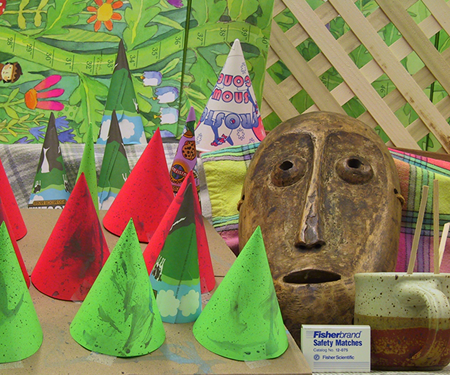
%> input picture image/im2.png, 450 x 375 px
$ octave PART2.m   (GNU Octave 9; MATLAB toolbox functions it lacks are replaced by stand-ins)
%> lines starting %> are read from the running program, lines starting %| are printed output that depends on the picture
clear;
clc;
addpath('.\Assignment2_A0186492R_YaoYuan\GCMex')
addpath('.\Assignment2_A0186492R_YaoYuan\image')

img_l=double(imread('.\Assignment2_A0186492R_YaoYuan\image\im2.png'));
img_r=double(imread('.\Assignment2_A0186492R_YaoYuan\image\im6.png'));
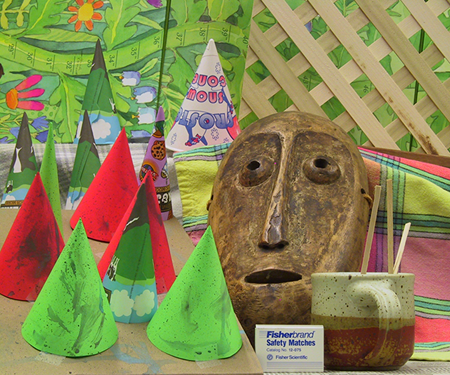
%> input picture image/im6.png, 450 x 375 px
gt=rgb2gray(im2double(imread('.\Assignment2_A0186492R_YaoYuan\image\depth.png')));
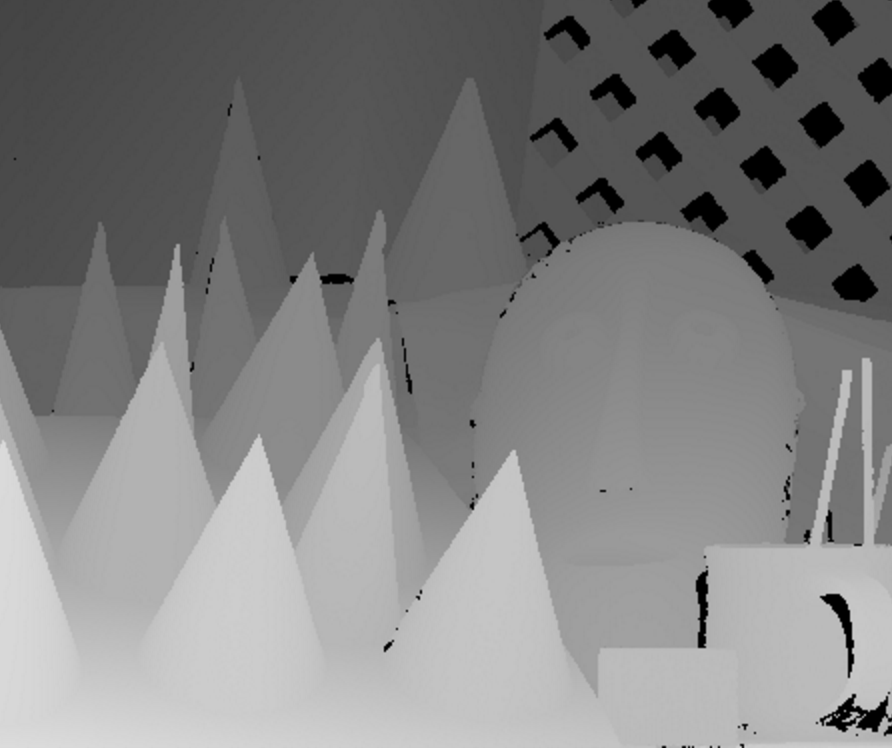
%> input picture image/depth.png, 892 x 748 px
%> gt: size 748x892 double; min 0, max 0.863, mean 0.508
gt=resample(gt',450,892);
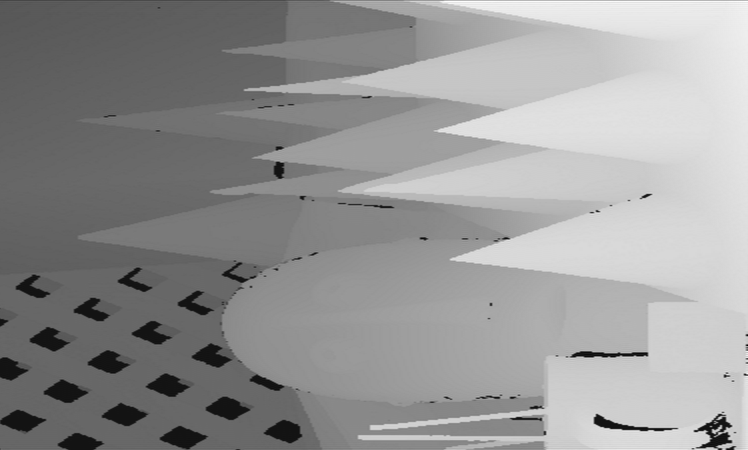
%> gt: size 450x748 double; min -0.0772, max 0.921, mean 0.508; drawn with min black and max white
gt=resample(gt',375,748);
%> gt: size 375x450 double

[H, W, ~] = size(img_l);
%> H = 375; W = 450
N=H*W;
%> N = 168750

left=reshape(img_l,1,N,3);
right=reshape(img_r,1,N,3);

k=1;
for col = 1:W
    for row = 1:H
        n = (col-1)*H + row;
        if row < H
            i(k)=n;
            j(k)=n+1;
            k=k+1;
        end
        if row > 1
            i(k)=n;
            j(k)=n-1;
            k=k+1;
        end
        if col < W
            i(k)=n;
            j(k)=n+H;
            k=k+1;
        end
        if col > 1
            i(k)=n;
            j(k)=n-H;
            k=k+1;
        end
    end
end
%> after the loop, k = 673351
for disparity=1:65
    dis=disparity*H;
    unary(disparity,:)=sum(abs(cat(2,zeros(1,dis,3),right(1,1:N-dis,:))-left),3)./3;
end

[~, segclass] = min(unary);
segclass = segclass' - 1;

[X, Y] = meshgrid(1:65, 1:65);
labelcost=log(1+((X-Y).^2)./2);

for lambda=1:50
    pairwise=sparse(i,j,lambda);
%> (the run ends here)
